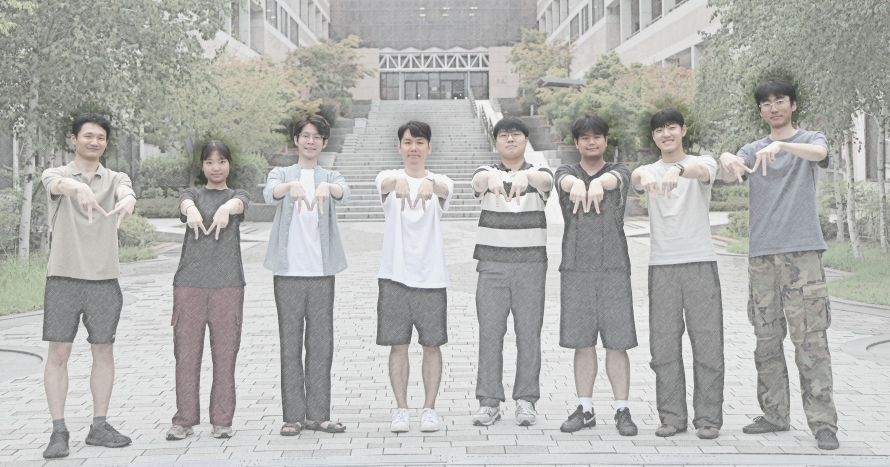
#> input picture assets/img/lab/group-2026.jpg, 1780 x 933 px (shown at 1/2 size)
$ python -i filter_home_photo.py   (imports and definitions only)
#> lines starting #> are read from the running program, lines starting #| are printed output that depends on the picture; after the words box and inside, x2 and y2 are one past the last pixel; in counts of white or black regions, pixels touching at a corner belong together
#> further down, picture is the input picture: PIL image 1780x933 RGB; mean R, G, B 178.9, 179.2, 176.3
#!/usr/bin/env python3
"""Apply a deterministic pencil filter without changing people's geometry.

Requires Pillow. Reads the original photo from Git so generated edits are never
used as input. Run from any folder: python3 tools/filter_home_photo.py
"""
from pathlib import Path
from io import BytesIO
import hashlib
import subprocess
from PIL import Image, ImageChops, ImageDraw, ImageEnhance, ImageFilter

ROOT = Path(__file__).resolve().parents[1]
SOURCE_REV = '64886cb'
PHOTO = 'assets/img/lab/group-2026.jpg'
SOURCE_SHA256 = 'ca1fbfcccfe939759c817dc19410c37eaec46b820fbfadb91fd4953b9d91ea1a'
# Original-image coordinates. These regions receive tone adjustments only.
HEADS = [(123, 211, 232, 331), (375, 271, 478, 384),
         (569, 214, 674, 328), (776, 228, 882, 346),
         (964, 219, 1074, 343), (1132, 217, 1247, 346),
         (1284, 201, 1400, 326), (1496, 139, 1612, 269)]


def filtered_photo(original):
    assert original.size == (1780, 933), 'Head protection requires original coordinates'
    # Keep colour differences while moving midtones toward warm white paper.
    # A raised grey floor alone made foliage, skin and clothes look muddy.
    pigment = ImageEnhance.Color(original).enhance(0.85)
    paper = Image.new('RGB', original.size, '#fffdf8')
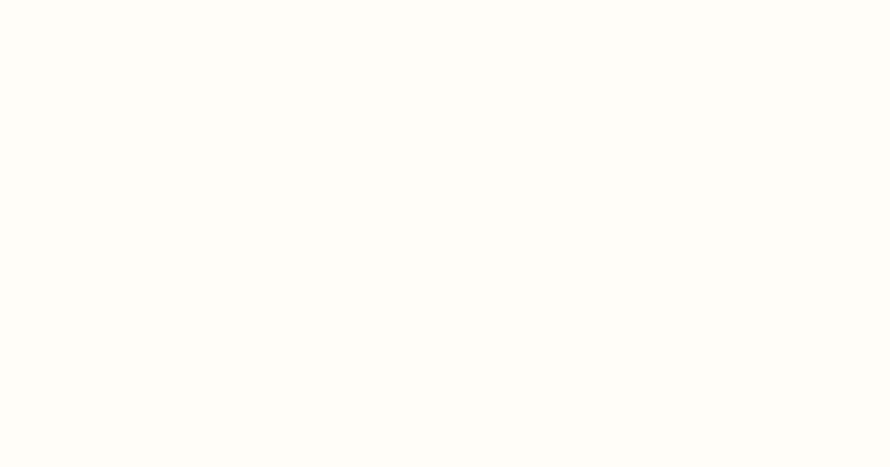
#> paper: PIL image 1780x933 RGB (shown at 1/2 size); mean R, G, B 255, 253, 248
    light = pigment.point([round(255 * (v / 255) ** 0.62)
                           for v in range(256)] * 3)
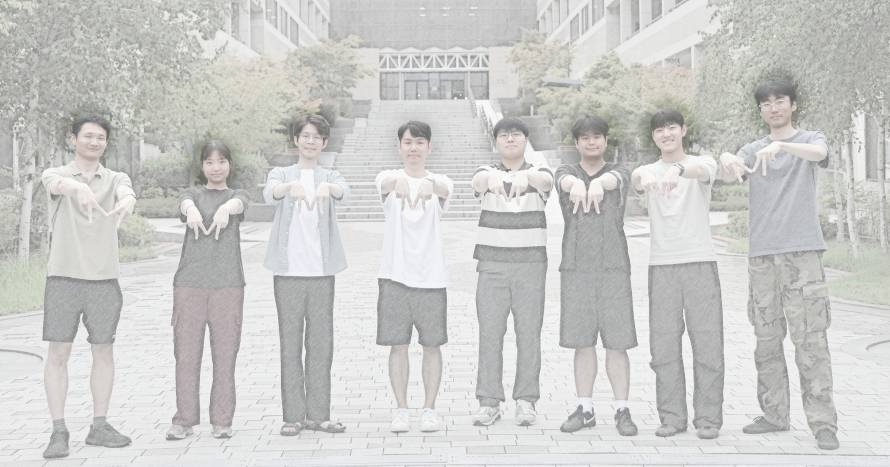
#> light: PIL image 1780x933 RGB (shown at 1/2 size); mean R, G, B 203.3, 203.4, 201.6
    tone = Image.blend(light, paper, 0.42)
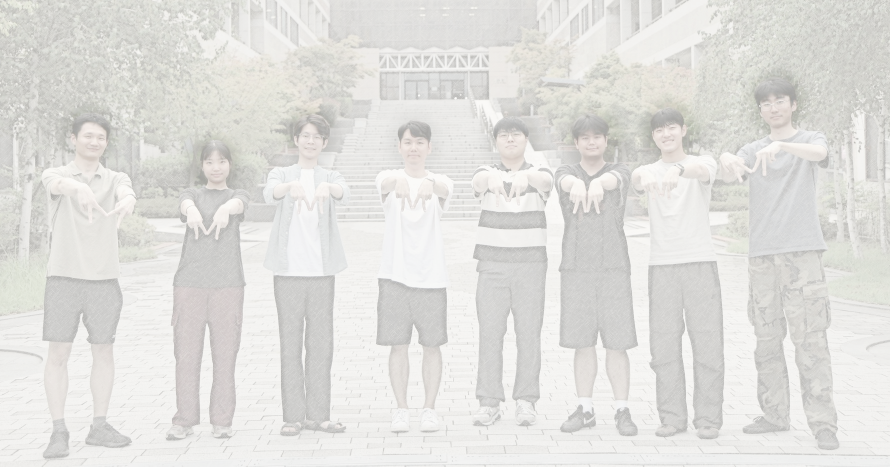
#> tone: PIL image 1780x933 RGB (shown at 1/2 size); mean R, G, B 224.5, 223.7, 220.6
    gray = original.convert('L')

    def contours(radius, strength):
#> called with radius = 1.3, strength = 0.1
        local = gray.filter(ImageFilter.GaussianBlur(radius))
        pencil = Image.new('L', gray.size)
#> pencil: PIL image 1780x933 L; every value is 0
        pencil.putdata([min(255, round(a * 255 / max(1, b)))
                        for a, b in zip(gray.tobytes(), local.tobytes())])
        return Image.blend(Image.new('L', gray.size, 255), pencil, strength)

    # Lines follow actual details in the photo at two scales. The previous
    # random diagonal strokes obscured those details and looked like a mesh.
    pencil = ImageChops.multiply(contours(1.3, 0.10), contours(5, 0.07))
#> call 2 of contours, with radius = 5, strength = 0.07
#> in contours (call 2), `local = gray.filter(ImageFilter.GaussianBlur(radius))`:
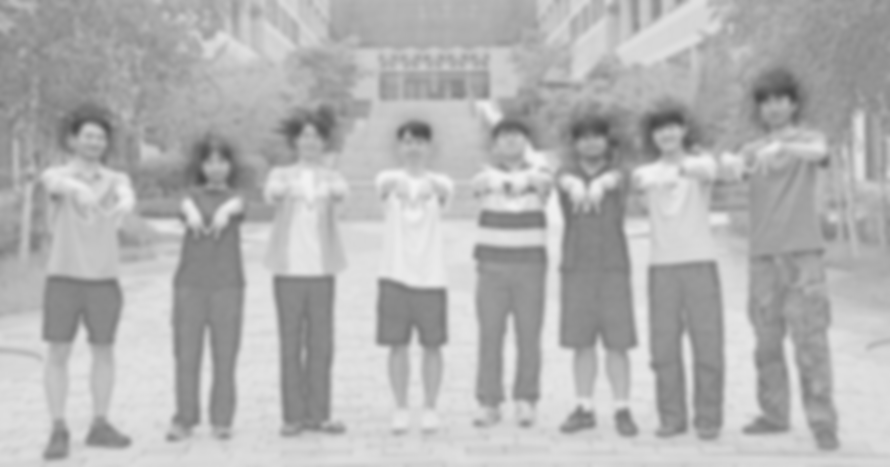
#> local: PIL image 1780x933 L (shown at 1/2 size); min 71, max 243, mean 178.7
#> in contours (call 2), `pencil.putdata([min(255, round(a * 255 / max(1, b))) for a, b in zip(g..`:
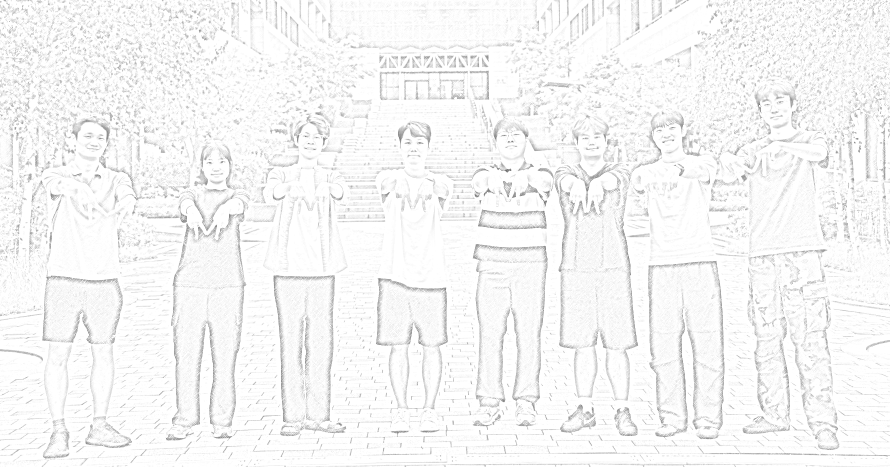
#> pencil: PIL image 1780x933 L (shown at 1/2 size); min 85, max 255, mean 245.7
    sketch = ImageChops.multiply(tone, pencil.convert('RGB'))
    # Leave the people readable while letting the surrounding scene recede
    # into paper. These broad, feathered masks change colour only.
    people = Image.new('L', original.size, 0)
    people_draw = ImageDraw.Draw(people)
    silhouettes = [
        [(142,215),(225,216),(285,361),(266,565),(242,917),(82,927),(91,564),(78,367)],
        [(384,268),(467,268),(502,422),(482,596),(474,887),(318,891),(342,557),(350,410)],
        [(578,214),(666,214),(711,375),(687,541),(686,866),(530,867),(541,543),(522,372)],
        [(784,227),(878,227),(923,359),(905,561),(886,874),(730,877),(750,558),(742,354)],
        [(978,214),(1069,214),(1119,362),(1103,541),(1090,878),(939,878),(947,543),(936,356)],
        [(1141,213),(1238,213),(1292,350),(1282,551),(1280,879),(1110,879),(1121,538),(1104,343)],
        [(1292,198),(1396,198),(1450,327),(1457,534),(1460,882),(1291,889),(1295,528),(1273,332)],
        [(1501,137),(1610,137),(1661,266),(1660,508),(1695,929),(1457,925),(1457,517),(1422,306)],
    ]
    for outline in silhouettes:
        people_draw.polygon(outline, fill=255)
    people = people.filter(ImageFilter.GaussianBlur(18))
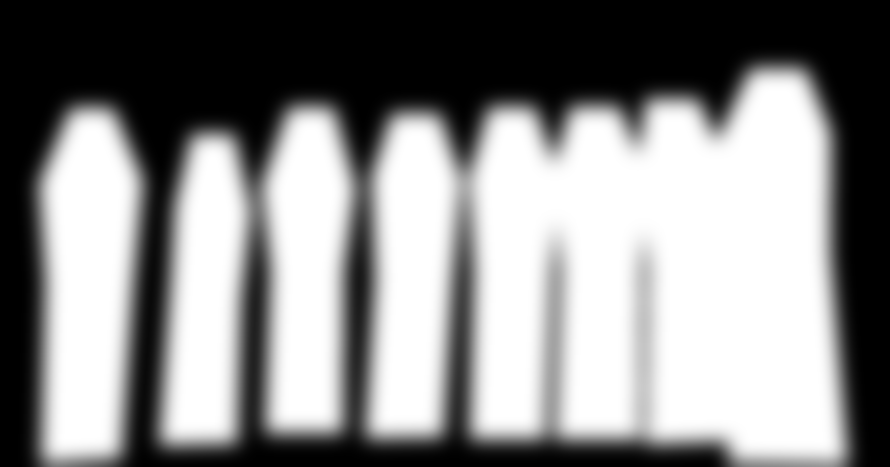
#> people: PIL image 1780x933 L (shown at 1/2 size); min 0, max 255, mean 137.6
    backdrop = Image.blend(sketch, paper, 0.27)
    sketch = Image.composite(sketch, backdrop, people)
    protect = Image.new('L', original.size, 0)
    draw = ImageDraw.Draw(protect)
    for box in HEADS:
        draw.ellipse(box, fill=255)
    protect = protect.filter(ImageFilter.GaussianBlur(10))
    # Keep a solid core: facial landmarks remain pointwise-filtered source pixels.
    draw = ImageDraw.Draw(protect)
    for left, top, right, bottom in HEADS:
        draw.ellipse((left+14, top+14, right-14, bottom-14), fill=255)
    # Preserve enough contrast to read expressions and glasses in the pale
    # scene. This is also strictly a pointwise colour/luminance transform.
    face_light = pigment.point([round(255 * (v / 255) ** 0.70)
                                for v in range(256)] * 3)
    face_tone = Image.blend(face_light, paper, 0.29)
    result = Image.composite(face_tone, sketch, protect)
    # Meaningful check: every fully protected pixel must equal the tone-only
    # original at the same coordinate before JPEG compression.
    mask = protect.point(lambda v: 255 if v == 255 else 0)
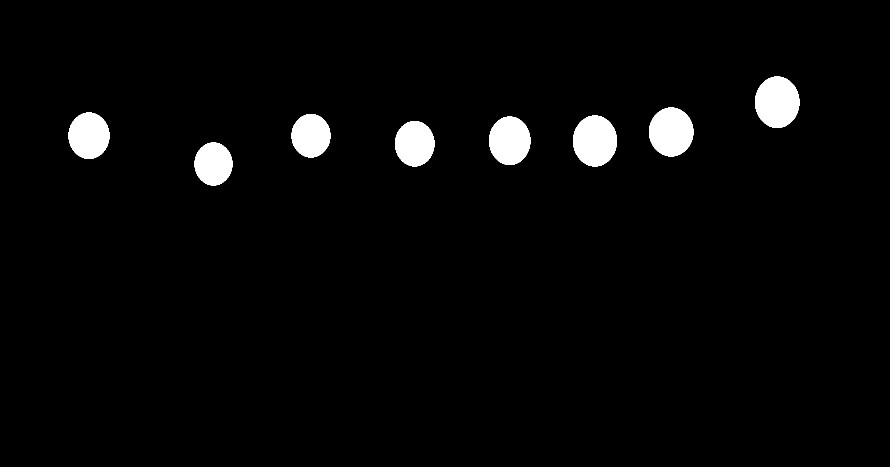
#> mask: PIL image 1780x933 L (shown at 1/2 size); 3% white; 8 white regions, largest, box (x1, y1, x2, y2) and area: (1510, 153, 1599, 256) 7183, (1146, 231, 1234, 333) 7048, (1298, 215, 1387, 313) 6834
    delta = ImageChops.multiply(ImageChops.difference(result, face_tone), mask.convert('RGB'))
#> delta: PIL image 1780x933 RGB; every value is 0
    assert delta.getbbox() is None, 'A protected face was changed spatially'
    assert result.size == original.size
    return result


def main():
    raw = subprocess.check_output(['git', 'show', f'{SOURCE_REV}:{PHOTO}'], cwd=ROOT)
    assert hashlib.sha256(raw).hexdigest() == SOURCE_SHA256
    original = Image.open(BytesIO(raw)).convert('RGB')
    result = filtered_photo(original)
    result.save(ROOT / PHOTO, quality=92, subsampling=0, optimize=True)
    print('Original geometry and protected face pixels verified; saved', PHOTO)


# [2 lines not run here, left out]

>>> from PIL import Image
>>> picture = Image.open('../assets/img/lab/group-2026.jpg')
>>> result = filtered_photo(picture)
